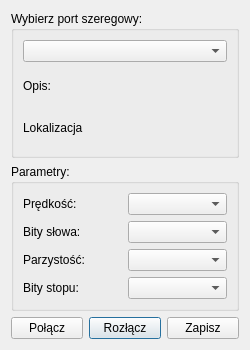
<?xml version="1.0" encoding="UTF-8"?>
<ui version="4.0">
 <class>SettingWindow</class>
 <widget class="QDialog" name="SettingWindow">
  <property name="geometry">
   <rect>
    <x>0</x>
    <y>0</y>
    <width>250</width>
    <height>350</height>
   </rect>
  </property>
  <property name="minimumSize">
   <size>
    <width>250</width>
    <height>350</height>
   </size>
  </property>
  <property name="maximumSize">
   <size>
    <width>250</width>
    <height>350</height>
   </size>
  </property>
  <property name="windowTitle">
   <string>Ustawienia</string>
  </property>
  <layout class="QGridLayout" name="gridLayout">
   <item row="2" column="1">
    <widget class="QPushButton" name="disconnectButton">
     <property name="text">
      <string>Rozłącz</string>
     </property>
    </widget>
   </item>
   <item row="2" column="2">
    <widget class="QPushButton" name="applyButton">
     <property name="text">
      <string>Zapisz</string>
     </property>
    </widget>
   </item>
   <item row="2" column="0">
    <widget class="QPushButton" name="connectButton">
     <property name="text">
      <string>Połącz</string>
     </property>
    </widget>
   </item>
   <item row="1" column="0" colspan="3">
    <widget class="QGroupBox" name="groupBox_2">
     <property name="title">
      <string>Parametry:</string>
     </property>
     <layout class="QGridLayout" name="gridLayout_2">
      <item row="2" column="0">
       <widget class="QLabel" name="label_3">
        <property name="text">
         <string>Parzystość:</string>
        </property>
       </widget>
      </item>
      <item row="0" column="0">
       <widget class="QLabel" name="label">
        <property name="text">
         <string>Prędkość:</string>
        </property>
       </widget>
      </item>
      <item row="1" column="0">
       <widget class="QLabel" name="label_2">
        <property name="text">
         <string>Bity słowa:</string>
        </property>
       </widget>
      </item>
      <item row="3" column="0">
       <widget class="QLabel" name="label_4">
        <property name="text">
         <string>Bity stopu:</string>
        </property>
       </widget>
      </item>
      <item row="0" column="1">
       <widget class="QComboBox" name="baudRateComboBox"/>
      </item>
      <item row="1" column="1">
       <widget class="QComboBox" name="wordLengthComboBox"/>
      </item>
      <item row="2" column="1">
       <widget class="QComboBox" name="parityComboBox"/>
      </item>
      <item row="3" column="1">
       <widget class="QComboBox" name="stopBitsComboBox"/>
      </item>
     </layout>
    </widget>
   </item>
   <item row="0" column="0" colspan="3">
    <widget class="QGroupBox" name="groupBox">
     <property name="title">
      <string>Wybierz port szeregowy:</string>
     </property>
     <layout class="QGridLayout" name="gridLayout_3">
      <item row="0" column="0">
       <widget class="QComboBox" name="serialPortComboBox"/>
      </item>
      <item row="1" column="0">
       <layout class="QHBoxLayout" name="horizontalLayout">
        <item>
         <widget class="QLabel" name="label_6">
          <property name="minimumSize">
           <size>
            <width>65</width>
            <height>0</height>
           </size>
          </property>
          <property name="maximumSize">
           <size>
            <width>70</width>
            <height>16777215</height>
           </size>
          </property>
          <property name="baseSize">
           <size>
            <width>70</width>
            <height>100</height>
           </size>
          </property>
          <property name="text">
           <string>Opis:</string>
          </property>
         </widget>
        </item>
        <item>
         <widget class="QLabel" name="descriptionLabel">
          <property name="minimumSize">
           <size>
            <width>180</width>
            <height>0</height>
           </size>
          </property>
          <property name="maximumSize">
           <size>
            <width>200</width>
            <height>16777215</height>
           </size>
          </property>
          <property name="text">
           <string/>
          </property>
         </widget>
        </item>
       </layout>
      </item>
      <item row="2" column="0">
       <layout class="QHBoxLayout" name="horizontalLayout_2">
        <item>
         <widget class="QLabel" name="label_5">
          <property name="maximumSize">
           <size>
            <width>60</width>
            <height>16777215</height>
           </size>
          </property>
          <property name="text">
           <string>Lokalizacja:</string>
          </property>
         </widget>
        </item>
        <item>
         <widget class="QLabel" name="locationLabel">
          <property name="text">
           <string/>
          </property>
         </widget>
        </item>
       </layout>
      </item>
     </layout>
    </widget>
   </item>
  </layout>
 </widget>
 <resources/>
 <connections/>
</ui>
